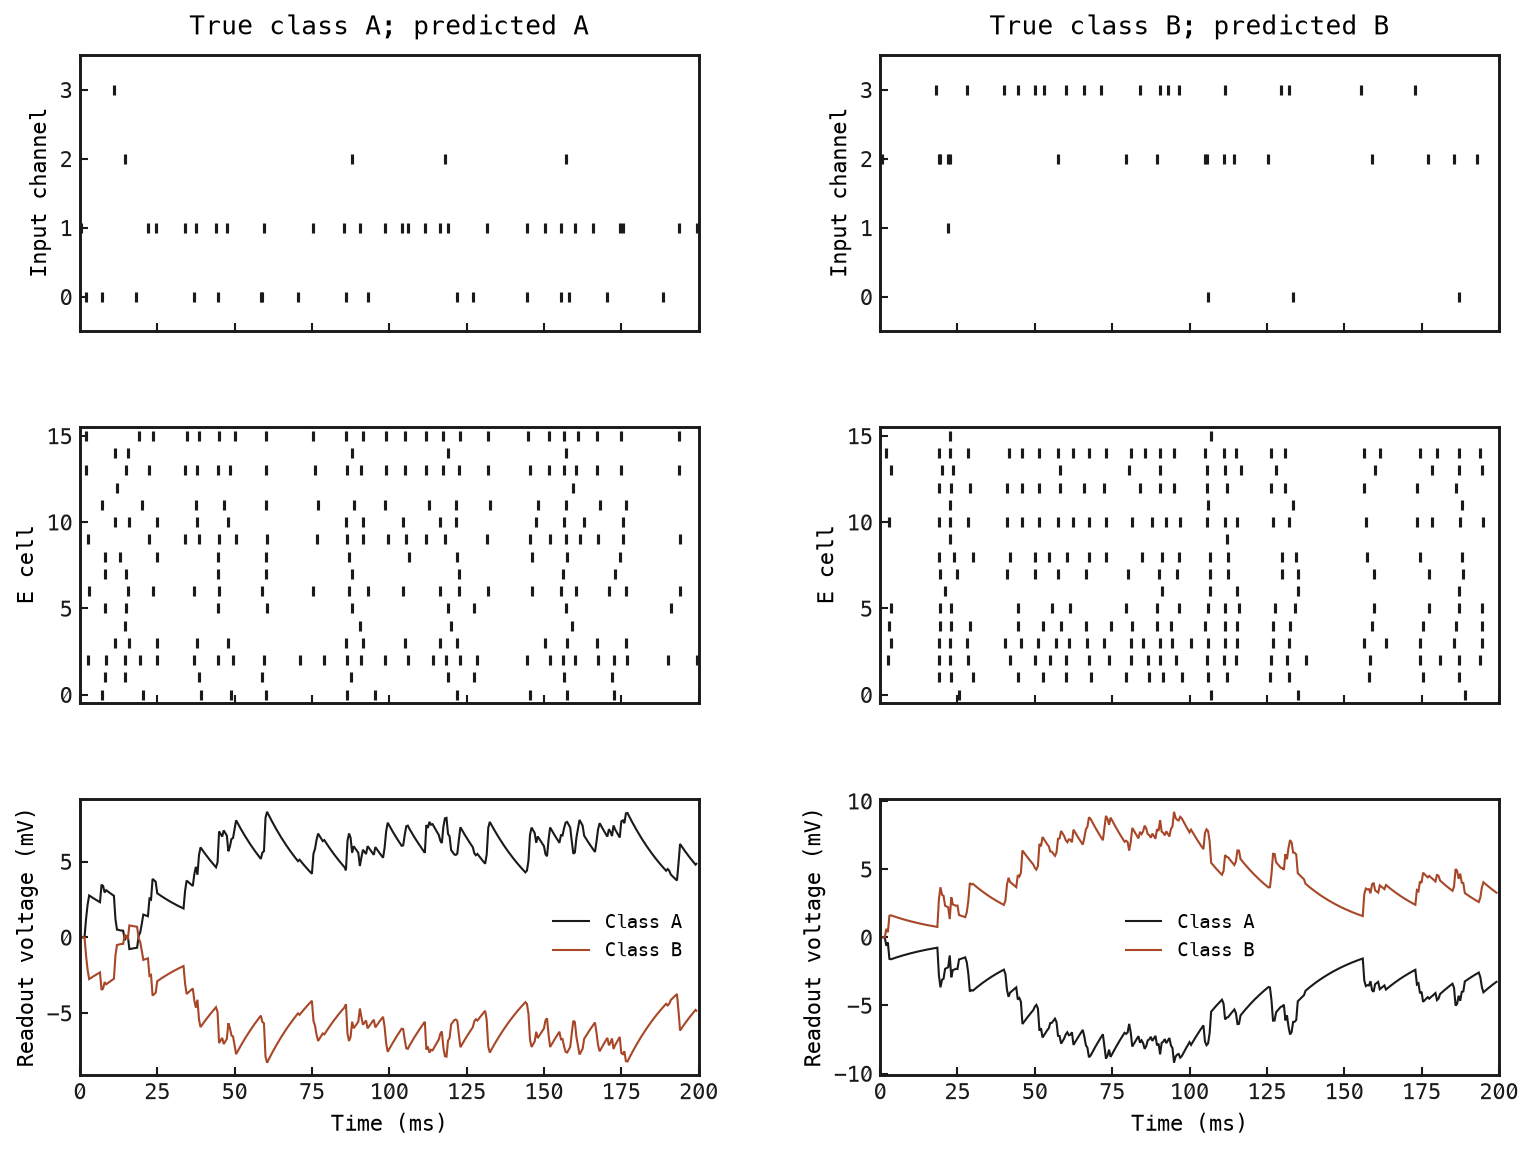

This figure's Python source:
"""Load the training example's saved model and classify fresh spike patterns."""

import json
from pathlib import Path

import matplotlib

matplotlib.use("Agg")
import matplotlib.pyplot as plt
import numpy as np
import torch

from snnlab import lang, viz
from snnlab.sim.execution import DenseArrayBinding, ExecutionSpec, infer

OUTPUT_DIR = Path(__file__).resolve().parent
TRAINING_DIR = OUTPUT_DIR.parent / "training"
DT_MS = 0.5
DURATION_MS = 200
HIGH_RATE_HZ = 100
LOW_RATE_HZ = 10
TEST_SAMPLES = 64
DATA_SEED = 20
MODEL_SEED = 17
CLASS_NAMES = ("A", "B")


def make_dataset(samples, seed):
    """Use the training task's patterns with new rate variation and spike draws."""
    rng = np.random.default_rng(seed)
    labels = np.arange(samples) % 2
    rng.shuffle(labels)
    patterns = np.array(
        [
            [HIGH_RATE_HZ, HIGH_RATE_HZ, LOW_RATE_HZ, LOW_RATE_HZ],
            [LOW_RATE_HZ, LOW_RATE_HZ, HIGH_RATE_HZ, HIGH_RATE_HZ],
        ]
    )
    rates = patterns[labels] * rng.uniform(0.85, 1.15, size=(samples, 4))
    probability = rates * DT_MS / 1000
    steps = round(DURATION_MS / DT_MS)
    spikes = rng.random((steps, samples, 4)) < probability
    return torch.tensor(spikes, dtype=torch.float32), torch.tensor(
        labels, dtype=torch.long
    )


def main():
    # 1. Locate the saved training artifacts.
    bundle_path = TRAINING_DIR / "network.bundle"
    checkpoint_path = TRAINING_DIR / "trained.checkpoint"
    for path in (bundle_path, checkpoint_path):
        if not path.is_dir():
            raise FileNotFoundError(
                f"Missing {path}. Run uv run python examples/training/training.py first."
            )

    # 2. Load the saved network and generate its diagram.
    bundle = lang.load_bundle(bundle_path)
    diagram = lang.diagram(bundle, view="expanded")
    viz.render_diagram(
        diagram, OUTPUT_DIR / "network.png", scale=2, height_to_width_ratio=None
    )
    # 3. Generate fresh inputs and bind them to the saved network.
    input_spikes, labels = make_dataset(TEST_SAMPLES, seed=DATA_SEED)
    test_input = DenseArrayBinding(input_id="inputs", value=input_spikes)

    # 4. Load learned weights and run inference.
    execution = ExecutionSpec(
        kind="infer",
        bundle=bundle_path,
        checkpoint=checkpoint_path,
        input_bindings=(test_input,),
        seed=MODEL_SEED,
        device="cpu",
    )
    with torch.no_grad():
        result = infer(execution)

    # 5. Retrieve scores, choose classes and measure accuracy.
    data = result.numpy()
    scores = data.outputs["class_scores"]
    predictions = scores.argmax(axis=1)
    expected = labels.numpy()
    accuracy = float(np.mean(predictions == expected))
    print(f"Accuracy on {TEST_SAMPLES} fresh samples: {accuracy:.1%}")

    # 6. Save predictions and checkpoint provenance.
    predictions_path = OUTPUT_DIR / "predictions.json"
    predictions_path.write_text(
        json.dumps(
            {
                "accuracy": accuracy,
                "data_seed": DATA_SEED,
                "checkpoint": result.metrics["checkpoint"],
                "labels": expected.tolist(),
                "predictions": predictions.tolist(),
                "class_scores": scores.tolist(),
            },
            indent=2,
        )
        + "\n"
    )
    # Plot one fresh sample from each class.
    grid = viz.FigureGrid(
        rows=3,
        columns=2,
        bounds=(0.09, 0.09, 0.86, 0.85),
        row_gap=0.08,
        column_gap=0.11,
    )
    for column in range(2):
        for row, name in enumerate(("inputs", "spikes", "readout")):
            grid.place(f"{name}_{column}", row=row, column=column)
    figure = grid.figure(figsize=(11, 8), dpi=150)
    for column, class_name in enumerate(CLASS_NAMES):
        sample = int(np.flatnonzero(expected == column)[0])
        sample_data = result.numpy(batch=sample)
        time_ms = sample_data.time_ms
        assert time_ms is not None
        input_axis = grid.add_axes(figure, f"inputs_{column}")
        spike_axis = grid.add_axes(figure, f"spikes_{column}", sharex=input_axis)
        readout_axis = grid.add_axes(figure, f"readout_{column}", sharex=input_axis)
        for axis, values, ylabel in (
            (input_axis, sample_data.diagnostics["input_spikes"], "Input channel"),
            (spike_axis, sample_data.diagnostics["e_spikes"], "E cell"),
        ):
            steps, cells = np.nonzero(values)
            axis.scatter(time_ms[steps], cells, marker="|", s=24, color="#1a1a1a")
            axis.set_ylim(-0.5, values.shape[1] - 0.5)
            axis.set_ylabel(ylabel)
            axis.tick_params(labelbottom=False)
        input_axis.set_yticks(range(4))
        spike_axis.set_yticks((0, 5, 10, 15))
        predicted_name = CLASS_NAMES[predictions[sample]]
        input_axis.set_title(
            f"True class {class_name}; predicted {predicted_name}", pad=10
        )
        voltages = sample_data.diagnostics["readout_voltage"]
        for index, color in enumerate(("#1a1a1a", "#a74727")):
            readout_axis.plot(
                time_ms,
                voltages[:, index],
                color=color,
                label=f"Class {CLASS_NAMES[index]}",
                linewidth=1,
            )
        readout_axis.set_ylabel("Readout voltage (mV)")
        readout_axis.set_xlabel("Time (ms)")
        readout_axis.set_xlim(0, DURATION_MS)
        readout_axis.legend(frameon=False, fontsize=9)
    figure_path = OUTPUT_DIR / "inference.png"
    figure.savefig(figure_path, bbox_inches="tight")
    plt.close(figure)
    print(f"Loaded {checkpoint_path}")
    print(f"Saved {predictions_path}")
    print(f"Saved {figure_path}")


if __name__ == "__main__":
    main()
